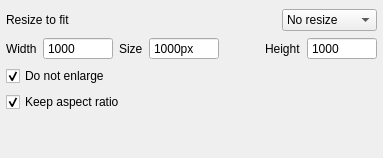
           <widget class="QWidget" name="resize_Tab">
            <attribute name="title">
             <string>Resize</string>
            </attribute>
            <layout class="QVBoxLayout" name="verticalLayout_10" stretch="0,0,1">
             <property name="leftMargin">
              <number>6</number>
             </property>
             <property name="topMargin">
              <number>9</number>
             </property>
             <property name="rightMargin">
              <number>6</number>
             </property>
             <property name="bottomMargin">
              <number>6</number>
             </property>
             <item>
              <layout class="QHBoxLayout" name="horizontalLayout_3">
               <item>
                <widget class="QLabel" name="fitTo_Label">
                 <property name="sizePolicy">
                  <sizepolicy hsizetype="Preferred" vsizetype="Preferred">
                   <horstretch>0</horstretch>
                   <verstretch>0</verstretch>
                  </sizepolicy>
                 </property>
                 <property name="text">
                  <string>Resize to fit</string>
                 </property>
                </widget>
               </item>
               <item>
                <layout class="QVBoxLayout" name="verticalLayout_2"/>
               </item>
               <item>
                <spacer name="horizontalSpacer_2">
                 <property name="orientation">
                  <enum>Qt::Orientation::Horizontal</enum>
                 </property>
                 <property name="sizeHint" stdset="0">
                  <size>
                   <width>40</width>
                   <height>20</height>
                  </size>
                 </property>
                </spacer>
               </item>
               <item>
                <widget class="QComboBox" name="fitTo_ComboBox">
                 <item>
                  <property name="text">
                   <string>No resize</string>
                  </property>
                 </item>
                 <item>
                  <property name="text">
                   <string>Dimensions</string>
                  </property>
                 </item>
                 <item>
                  <property name="text">
                   <string>Percentage</string>
                  </property>
                 </item>
                 <item>
                  <property name="text">
                   <string>Short edge</string>
                  </property>
                 </item>
                 <item>
                  <property name="text">
                   <string>Long edge</string>
                  </property>
                 </item>
                 <item>
                  <property name="text">
                   <string>Width</string>
                  </property>
                 </item>
                 <item>
                  <property name="text">
                   <string>Height</string>
                  </property>
                 </item>
                </widget>
               </item>
              </layout>
             </item>
             <item>
              <widget class="QFrame" name="resize_Frame">
               <property name="frameShape">
                <enum>QFrame::Shape::NoFrame</enum>
               </property>
               <property name="frameShadow">
                <enum>QFrame::Shadow::Plain</enum>
               </property>
               <property name="lineWidth">
                <number>0</number>
               </property>
               <layout class="QVBoxLayout" name="verticalLayout_9">
                <property name="leftMargin">
                 <number>0</number>
                </property>
                <property name="topMargin">
                 <number>0</number>
                </property>
                <property name="rightMargin">
                 <number>0</number>
                </property>
                <property name="bottomMargin">
                 <number>0</number>
                </property>
                <item>
                 <layout class="QHBoxLayout" name="horizontalLayout_4">
                  <item>
                   <widget class="QLabel" name="width_Label">
                    <property name="text">
                     <string>Width</string>
                    </property>
                   </widget>
                  </item>
                  <item>
                   <widget class="QSpinBox" name="width_SpinBox">
                    <property name="sizePolicy">
                     <sizepolicy hsizetype="Preferred" vsizetype="Fixed">
                      <horstretch>0</horstretch>
                      <verstretch>0</verstretch>
                     </sizepolicy>
                    </property>
                    <property name="minimumSize">
                     <size>
                      <width>70</width>
                      <height>0</height>
                     </size>
                    </property>
                    <property name="buttonSymbols">
                     <enum>QAbstractSpinBox::ButtonSymbols::NoButtons</enum>
                    </property>
                    <property name="accelerated">
                     <bool>false</bool>
                    </property>
                    <property name="showGroupSeparator" stdset="0">
                     <bool>false</bool>
                    </property>
                    <property name="minimum">
                     <number>1</number>
                    </property>
                    <property name="maximum">
                     <number>99999</number>
                    </property>
                    <property name="value">
                     <number>1000</number>
                    </property>
                   </widget>
                  </item>
                  <item>
                   <widget class="QLabel" name="edge_Label">
                    <property name="text">
                     <string>Size</string>
                    </property>
                   </widget>
                  </item>
                  <item>
                   <widget class="QSpinBox" name="edge_SpinBox">
                    <property name="sizePolicy">
                     <sizepolicy hsizetype="Preferred" vsizetype="Fixed">
                      <horstretch>0</horstretch>
                      <verstretch>0</verstretch>
                     </sizepolicy>
                    </property>
                    <property name="minimumSize">
                     <size>
                      <width>70</width>
                      <height>0</height>
                     </size>
                    </property>
                    <property name="buttonSymbols">
                     <enum>QAbstractSpinBox::ButtonSymbols::NoButtons</enum>
                    </property>
                    <property name="accelerated">
                     <bool>false</bool>
                    </property>
                    <property name="showGroupSeparator" stdset="0">
                     <bool>false</bool>
                    </property>
                    <property name="suffix">
                     <string>px</string>
                    </property>
                    <property name="minimum">
                     <number>1</number>
                    </property>
                    <property name="maximum">
                     <number>99999</number>
                    </property>
                    <property name="value">
                     <number>1000</number>
                    </property>
                   </widget>
                  </item>
                  <item>
                   <spacer name="horizontalSpacer_3">
                    <property name="orientation">
                     <enum>Qt::Orientation::Horizontal</enum>
                    </property>
                    <property name="sizeHint" stdset="0">
                     <size>
                      <width>40</width>
                      <height>20</height>
                     </size>
                    </property>
                   </spacer>
                  </item>
                  <item>
                   <widget class="QLabel" name="height_Label">
                    <property name="text">
                     <string>Height</string>
                    </property>
                   </widget>
                  </item>
                  <item>
                   <widget class="QSpinBox" name="height_SpinBox">
                    <property name="sizePolicy">
                     <sizepolicy hsizetype="Preferred" vsizetype="Fixed">
                      <horstretch>0</horstretch>
                      <verstretch>0</verstretch>
                     </sizepolicy>
                    </property>
                    <property name="minimumSize">
                     <size>
                      <width>70</width>
                      <height>0</height>
                     </size>
                    </property>
                    <property name="buttonSymbols">
                     <enum>QAbstractSpinBox::ButtonSymbols::NoButtons</enum>
                    </property>
                    <property name="accelerated">
                     <bool>false</bool>
                    </property>
                    <property name="showGroupSeparator" stdset="0">
                     <bool>false</bool>
                    </property>
                    <property name="minimum">
                     <number>1</number>
                    </property>
                    <property name="maximum">
                     <number>99999</number>
                    </property>
                    <property name="value">
                     <number>1000</number>
                    </property>
                   </widget>
                  </item>
                 </layout>
                </item>
                <item>
                 <widget class="QCheckBox" name="doNotEnlarge_CheckBox">
                  <property name="text">
                   <string>Do not enlarge</string>
                  </property>
                  <property name="checked">
                   <bool>true</bool>
                  </property>
                 </widget>
                </item>
                <item>
                 <widget class="QCheckBox" name="keepAspectRatio_CheckBox">
                  <property name="text">
                   <string>Keep aspect ratio</string>
                  </property>
                  <property name="checked">
                   <bool>true</bool>
                  </property>
                 </widget>
                </item>
               </layout>
              </widget>
             </item>
             <item>
              <spacer name="verticalSpacer_2">
               <property name="orientation">
                <enum>Qt::Orientation::Vertical</enum>
               </property>
               <property name="sizeHint" stdset="0">
                <size>
                 <width>20</width>
                 <height>40</height>
                </size>
               </property>
              </spacer>
             </item>
            </layout>
           </widget>
